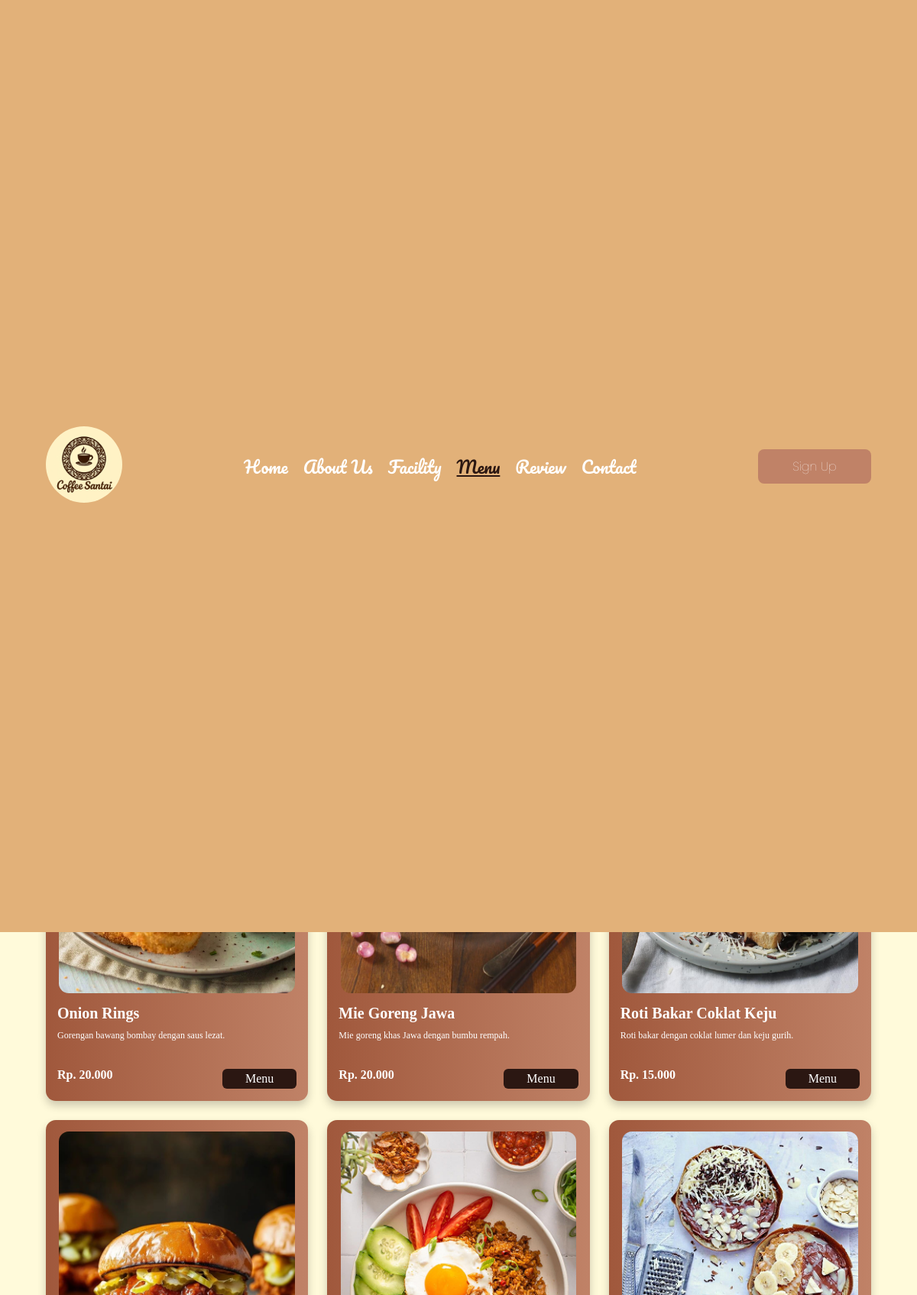
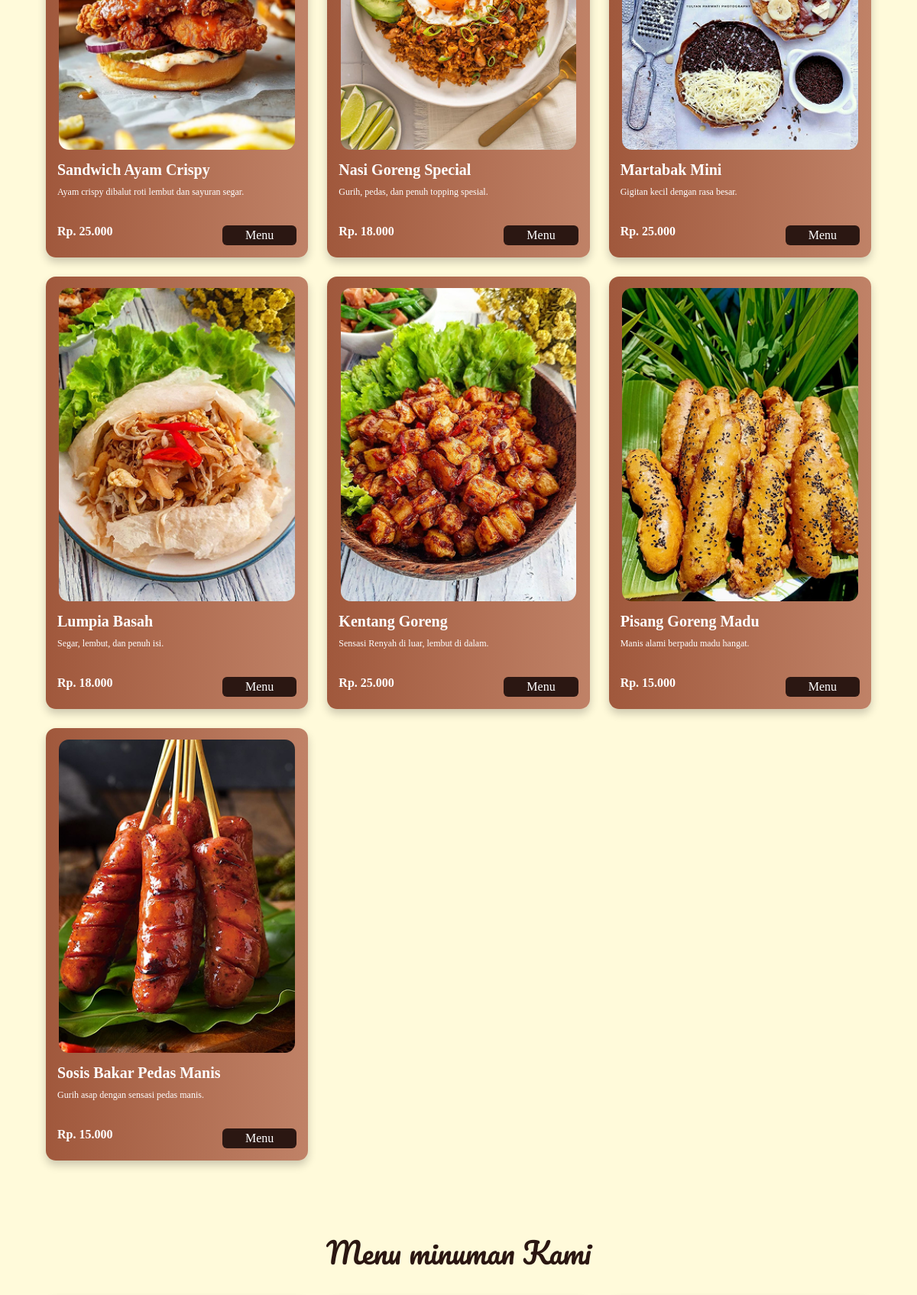
Page /menu.php (upper part) on the committed database (2 pictures, top to bottom).
### tables this page shows
CREATE TABLE `makanan` (
  `id` int(100) NOT NULL,
  `nama` varchar(100) NOT NULL,
  `deskripsi` text NOT NULL,
  `harga` decimal(10,2) NOT NULL,
  `gambar` varchar(100) NOT NULL
);

### process/menu_makanan.php (called while the page is built, shortened)
<?php
    require_once __DIR__ . '/../inc/db.php';
    $sql = "SELECT * FROM makanan";
    $result = $conn->query($sql);
    if ($result && $result->num_rows > 0) {
            $menus_makanan = $result->fetch_all(MYSQLI_ASSOC);
    } else {
            "data not found";
    }
?>

### menu.php (the view, shortened to what this page needs)
<?php
    require_once __DIR__ . '/process/menu_minuman.php';
    require_once __DIR__ . '/process/menu_makanan.php';
?>
<!DOCTYPE html>
<html lang="en">
<head>
    <link rel="stylesheet" href="css/menu.css">
    <link rel="stylesheet" href="https://cdnjs.cloudflare.com/ajax/libs/font-awesome/6.5.0/css/all.min.css"/>
</head>
<body>
    <header class="header">
        <div class="logo">
            <img src="image/logo.jpg" alt="Logo" width="100" height="100">
        </div>
        <nav class="navbar">
            <a href="index.php">Home</a>
            <a href="about.php" >About Us</a>
            <a href="facility.html">Facility</a>
            <a href="menu.php" class="active">Menu</a>
            <a href="review.php">Review</a>
            <a href="contact.php">Contact</a>
        </nav>
        <div class="signup">
            <?php if (!empty($_SESSION['user'])): ?>
            <?php
                $firstName = strtok($_SESSION['user']['fullname'], ' ');
            ?>
            <div class="profile">
                <img src="image/profile.png" alt="">
                <span class="username"><a href="profile.php"><?php echo htmlspecialchars($firstName); ?></a></span>
            </div>
        <?php else: ?>
            <a href="signup.php">Sign Up</a>
        <?php endif; ?>
        </div>
    </header>
    <main class="main">
        <div class="background">
            <div class="opening">
                <p>Menu</p>
            </div>
        </div>
        <div class="container">
            <div class="section-best-menu">
                <h1>Menu Makanan Kami</h1>
            </div>
            <div class="menu-container">
                <?php foreach ($menus_makanan as $menu): ?>
                    <div class="card">
                        <img src="<?php echo "image/{$menu['gambar']}"; ?>" alt="<?php echo $menu['nama']; ?>">
                        <div class="card-content">
                            <h3><?php echo $menu['nama']; ?></h3>
                            <p><?php echo $menu['deskripsi']; ?></p>
                            <div class="section-btn">
                                <span class="price">Rp. <?php echo number_format($menu['harga'], 0, ',', '.'); ?></span>
                                <a href="#" class="btn-menu">Menu</a>
                            </div>
                        </div>
                    </div>
                <?php endforeach; ?>
            </div>
        </div>
        <div class="container">
            <div class="section-best-menu">
                <h1>Menu minuman Kami</h1>
            </div>
        </div>
    </main>
</body>
</html>

### css/menu.css (style rules this page uses)
body { margin: 0; padding: 0; background-color: #FFFADA; }
.header { top: 0; left: 0; background-color: #E2B179; position: fixed; width: 100%; height: 19%; display: flex; justify-content: space-between; padding: 0 5%; align-items: center; box-sizing: border-box; z-index: 100; }
.logo img { border-radius: 50%; }
.navbar { display: flex; gap: 20px; }
.navbar a { font-family: Pacifico; font-size: 22px; color: #ffffff; text-decoration: none; font-weight: 500; transition: 0.8s; }
.navbar a:hover, .navbar a.active { color: #2B1712; font-weight: 200; text-decoration: underline; }
.signup { width: 10%; padding: 10px 20px; background-color: #C08267; color: #fff; font-family: 'Poppins', sans-serif; font-weight: 600; border-radius: 8px; cursor: pointer; transition: 0.8s; text-decoration: none; display: flex; justify-content: center; align-items: center; transition: 0.8s; }
.signup a { color: #fff; text-decoration: none; font-family: 'Poppins', sans-serif; font-weight: 1; }
.opening { color: #fff; width: 70%; font-size: 70px; text-align: center; font-family: pacifico; margin-bottom: 0; }
.main { margin: 0; padding: 0; }
.background { background-image: linear-gradient(rgba(46, 43, 43, 0.5), rgba(46, 43, 43, 0.5)),url('../image/bg2.png'); background-position: center; background-size: cover; background-repeat: no-repeat; width: 100%; margin-top: 8.6%; height: 81.75vh; display: grid; grid-template-columns: 1fr; align-items: center; justify-items: center; }
.container { height: auto; padding-left: 5%; padding-right: 5%; padding-bottom: 5%; background-color: #FFFADA; display: grid; }
.section-best-menu { display: flex; justify-content: center; align-items: center; }
.section-best-menu h1 { font-weight: 20; font-family: pacifico; color: #2B1712; font-size: 38px; }
.menu-container { display: grid; grid-template-columns: repeat(auto-fill, minmax(300px, 1fr)); grid-auto-rows: minmax(300px, auto); gap: 25px; }
.card { background-image: linear-gradient(to right, #A0583C, #C08267); box-shadow: 0px 6px 12px rgba(0,0,0,0.2); border-radius: 13px; transition: 0.7s; }
.card img { border-radius: 13px; width: 90%; height: 410px; object-fit: cover; display: block; margin: 15px auto 0; }
.card-content { padding: 15px; color: #fff; }
.card-content h3 { margin: 0 0 10px; font-size: 20px; }
.card-content p { font-size: 12px; margin: 0 0 15px; }
.price { font-weight: bold; margin-bottom: 10px; display: flex; justify-content: center; align-items: center; }
.section-btn { display: flex; justify-content: space-between; align-items: center; text-align: center; padding-top: 20px; }
.btn-menu { background-color: #2B1712; color: #fff; text-decoration: none; padding: 4px 30px; border-radius: 6px; transition: 0.3s; display: flex; justify-content: center; align-items: center; }

### rows in the picture
makanan: nama "Onion Rings", deskripsi "Gorengan bawang bombay dengan saus lezat.", harga "20.000"
makanan: nama "Mie Goreng Jawa", deskripsi "Mie goreng khas Jawa dengan bumbu rempah.", harga "20.000"
makanan: nama "Roti Bakar Coklat Keju", deskripsi "Roti bakar dengan coklat lumer dan keju gurih.", harga "15.000"
makanan: gambar (picture), nama "Sandwich Ayam Crispy", deskripsi "Ayam crispy dibalut roti lembut dan sayuran segar.", harga "25.000"
makanan: gambar (picture), nama "Nasi Goreng Special", deskripsi "Gurih, pedas, dan penuh topping spesial.", harga "18.000"
makanan: gambar (picture), nama "Martabak Mini", deskripsi "Gigitan kecil dengan rasa besar.", harga "25.000"
makanan: gambar (picture), nama "Lumpia Basah", deskripsi "Segar, lembut, dan penuh isi.", harga "18.000"
makanan: gambar (picture), nama "Kentang Goreng", deskripsi "Sensasi Renyah di luar, lembut di dalam.", harga "25.000"
makanan: gambar (picture), nama "Pisang Goreng Madu", deskripsi "Manis alami berpadu madu hangat.", harga "15.000"
makanan: gambar (picture), nama "Sosis Bakar Pedas Manis", deskripsi "Gurih asap dengan sensasi pedas manis.", harga "15.000"
